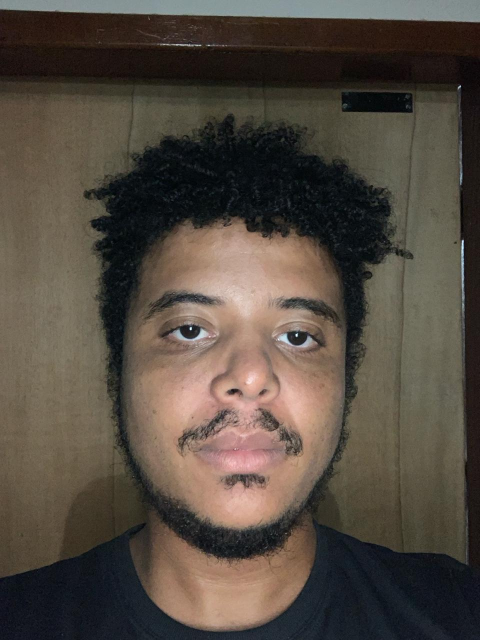
#> input picture service/fotoOriginal.jpeg, 960 x 1280 px (shown at 1/2 size)
$ python generate3x4Image.py
#> lines starting #> are read from the running program, lines starting #| are printed output that depends on the picture
import sys
import subprocess
from pathlib import Path
from PIL import Image

def criar_venv():
    # Verificar se já existe uma venv
    venv_path = Path("venv")
    if not venv_path.exists():
        print("Criando ambiente virtual...")
        subprocess.run([sys.executable, "-m", "venv", str(venv_path)])
    else:
        print("Ambiente virtual já existe.")

def instalar_dependencias():
    print("Instalando dependências...")
    subprocess.run([str(Path("venv", "bin" if sys.platform != "win32" else "Scripts", "pip")), "install", "Pillow"])

def redimensionar_para_3x4(imagem_entrada, imagem_saida):
    # Dimensões desejadas para uma foto 3x4
#> called with imagem_entrada = 'fotoOriginal.jpeg', imagem_saida = 'saida.jpg'
    largura_desejada = 300
    altura_desejada = 400

    # Abre a imagem de entrada
    imagem = Image.open(imagem_entrada)
#> imagem is the input picture: PIL image 960x1280 RGB; mean R, G, B 83.9, 74.4, 64.8

    # Redimensiona a imagem mantendo a proporção
    imagem_redimensionada = imagem.resize((largura_desejada, altura_desejada))
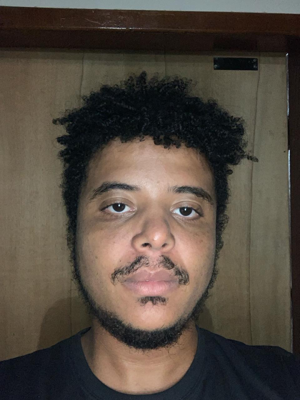
#> imagem_redimensionada: PIL image 300x400 RGB; mean R, G, B 83.9, 74.4, 64.8

    # Salva a imagem redimensionada
    imagem_redimensionada.save(imagem_saida)

if __name__ == "__main__":
    # Criar ambiente virtual e instalar dependências
    criar_venv()
    instalar_dependencias()

    # Redimensionar imagem
    redimensionar_para_3x4('fotoOriginal.jpeg', 'saida.jpg')
